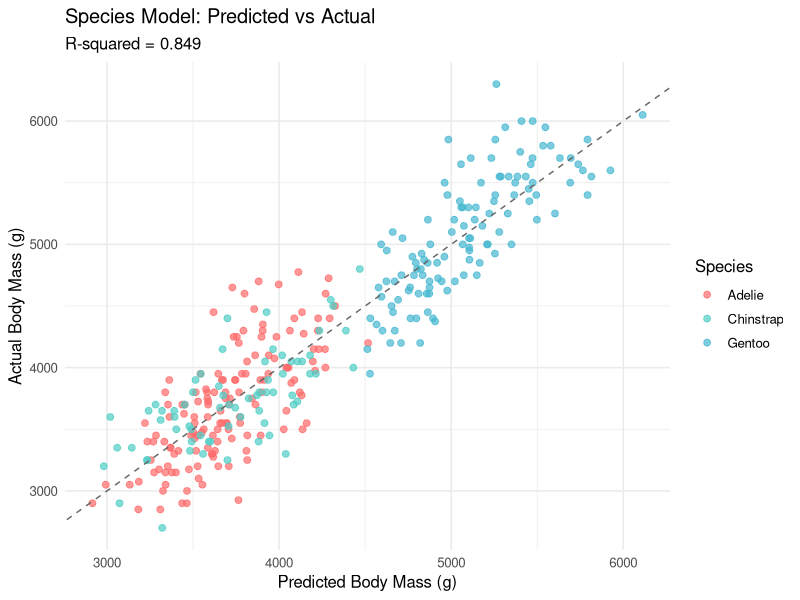
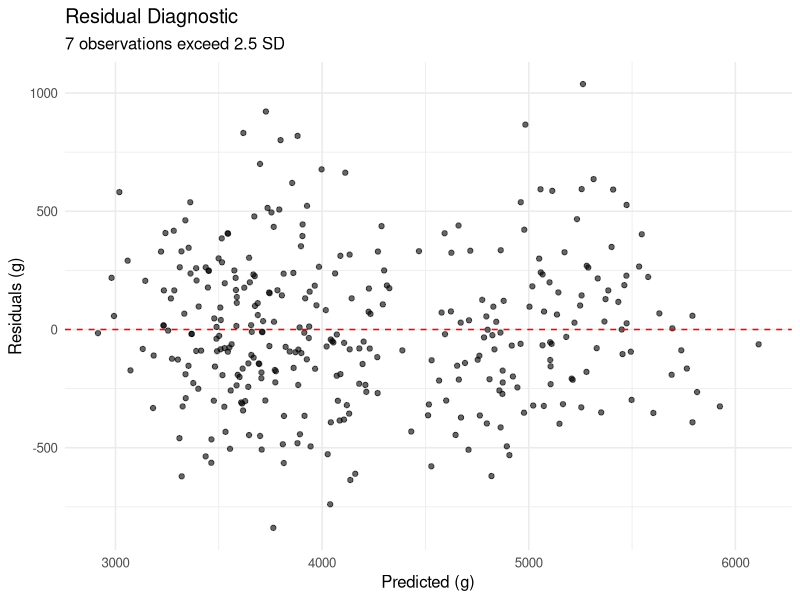

These charts were generated, in order, by the following R code:
## ---- chunk 1
library(palmerpenguins)
library(tidyverse)
library(broom)
library(car)
library(knitr)
library(patchwork)

theme_set(theme_minimal(base_size = 12))
penguin_colors <- c(
  "Adelie" = "#FF6B6B",
  "Chinstrap" = "#4ECDC4",
  "Gentoo" = "#45B7D1"
)

data(penguins)
penguins_clean <- penguins |> drop_na()
## ---- chunk 2
simple_model <- lm(
  body_mass_g ~ flipper_length_mm,
  data = penguins_clean
)

simple_metrics <- glance(simple_model)

cat(
  "Part 1 Baseline:\n",
  "  R-squared =",
  round(simple_metrics$r.squared, 3), "\n",
  "  Residual SE =",
  round(sigma(simple_model), 1), "grams\n"
)
## ---- chunk 3
multiple_model <- lm(
  body_mass_g ~ bill_length_mm +
    bill_depth_mm +
    flipper_length_mm,
  data = penguins_clean
)

multiple_metrics <- glance(multiple_model)
multiple_coef <- tidy(
  multiple_model,
  conf.int = TRUE
)

cat(
  "Multiple Regression Results:\n",
  "  R-squared:",
  round(multiple_metrics$r.squared, 3),
  "vs",
  round(simple_metrics$r.squared, 3),
  "(simple)\n",
  "  Residual SE:",
  round(sigma(multiple_model), 1), "grams\n"
)
## ---- chunk 4
vif_values <- vif(multiple_model)

cat("Multicollinearity Check (VIF):\n")
for (i in seq_along(vif_values)) {
  status <- ifelse(vif_values[i] < 5, "[OK]", "[!]")
  cat(
    sprintf(
      "  %s: %.1f %s\n",
      names(vif_values)[i],
      vif_values[i],
      status
    )
  )
}
## ---- chunk 5
cat("Coefficients (95% CI):\n")
for (i in 2:nrow(multiple_coef)) {
  cat(
    sprintf(
      "  %s: %.1f [%.1f, %.1f] g/mm\n",
      multiple_coef$term[i],
      multiple_coef$estimate[i],
      multiple_coef$conf.low[i],
      multiple_coef$conf.high[i]
    )
  )
}
## ---- chunk 6
species_model <- lm(
  body_mass_g ~ bill_length_mm +
    bill_depth_mm +
    flipper_length_mm +
    species,
  data = penguins_clean
)

species_metrics <- glance(species_model)
species_coef <- tidy(
  species_model,
  conf.int = TRUE
)

improvement <- (
  species_metrics$r.squared -
    multiple_metrics$r.squared
) * 100

cat(
  "Species Model Results:\n",
  "  R-squared:",
  round(species_metrics$r.squared, 3),
  "(up from",
  round(multiple_metrics$r.squared, 3), ")\n",
  "  Improvement: +",
  round(improvement, 1), "percentage points\n",
  "  RMSE:",
  round(sigma(species_model), 1), "grams\n"
)
## ---- chunk 7
species_effects <- species_coef |>
  filter(grepl("species", term))

cat(
  "Species Effects",
  "(vs Adelie baseline, 95% CI):\n"
)
for (i in seq_len(nrow(species_effects))) {
  sp_name <- gsub("species", "", species_effects$term[i])
  cat(
    sprintf(
      "  %s: %+.0f [%+.0f, %+.0f] grams\n",
      sp_name,
      species_effects$estimate[i],
      species_effects$conf.low[i],
      species_effects$conf.high[i]
    )
  )
}
## ---- chunk 8
#| label: fig-species-model
#| fig-cap: "Predicted vs actual body mass from
#|   the species model, color-coded by species.
#|   Points clustering tightly along the diagonal
#|   indicate strong predictive performance
#|   (R-squared = 0.849)."
#| fig-alt: "Scatter plot showing predicted versus
#|   actual body mass with species-colored points.
#|   The three species form distinct clusters, and
#|   the overall pattern follows a tight diagonal
#|   line from lower-left to upper-right."

penguins_pred <- penguins_clean |>
  mutate(
    predicted = predict(species_model),
    residual = residuals(species_model)
  )

ggplot(
  penguins_pred,
  aes(x = predicted, y = body_mass_g, color = species)
) +
  geom_point(alpha = 0.7, size = 2) +
  geom_abline(
    slope = 1,
    intercept = 0,
    linetype = "dashed",
    color = "grey40"
  ) +
  scale_color_manual(values = penguin_colors) +
  labs(
    title = "Species Model: Predicted vs Actual",
    subtitle = paste(
      "R-squared =",
      round(species_metrics$r.squared, 3)
    ),
    x = "Predicted Body Mass (g)",
    y = "Actual Body Mass (g)",
    color = "Species"
  ) +
  theme_minimal(base_size = 12)
## ---- chunk 9
r2_simple <- simple_metrics$r.squared
r2_multiple <- multiple_metrics$r.squared
r2_species <- species_metrics$r.squared

cat(
  "Model Progression:\n",
  sprintf(
    "  Simple (Part 1):     R-squared = %.3f\n",
    r2_simple
  ),
  sprintf(
    "  Multiple predictors: R-squared = %.3f (%+.1f pts)\n",
    r2_multiple, (r2_multiple - r2_simple) * 100
  ),
  sprintf(
    "  + Species:           R-squared = %.3f (%+.1f pts)\n",
    r2_species, (r2_species - r2_multiple) * 100
  ),
  "\n",
  "Residual standard error:",
  round(sigma(simple_model), 0), "->",
  round(sigma(species_model), 0), "grams\n"
)
## ---- chunk 10
new_examples <- data.frame(
  species = c("Adelie", "Chinstrap", "Gentoo"),
  flipper_length_mm = c(190, 195, 220),
  bill_length_mm = c(39, 48, 47),
  bill_depth_mm = c(18, 17, 15)
)

predictions <- predict(
  species_model,
  newdata = new_examples,
  interval = "prediction",
  level = 0.95
)

cat("Prediction Examples (95% intervals):\n")
for (i in seq_len(nrow(new_examples))) {
  cat(
    sprintf(
      "  %s: %.0f g [%.0f, %.0f]\n",
      new_examples$species[i],
      predictions[i, 1],
      predictions[i, 2],
      predictions[i, 3]
    )
  )
}
## ---- chunk 11
#| label: fig-diagnostics
#| fig-cap: "Residuals versus predicted values for
#|   the species model. The absence of systematic
#|   patterns suggests that the linear
#|   specification is adequate."
#| fig-alt: "Scatter plot of residuals versus
#|   predicted values showing a roughly symmetric
#|   cloud of points centered on zero, with no
#|   visible fan shape or curvature."

species_residuals <- residuals(species_model)
outliers <- sum(abs(scale(species_residuals)) > 2.5)

diagnostic_data <- data.frame(
  predicted = predict(species_model),
  residuals = species_residuals
)

ggplot(
  diagnostic_data,
  aes(x = predicted, y = residuals)
) +
  geom_point(alpha = 0.6) +
  geom_hline(
    yintercept = 0,
    color = "red",
    linetype = "dashed"
  ) +
  labs(
    title = "Residual Diagnostic",
    subtitle = paste(
      outliers,
      "observations exceed 2.5 SD"
    ),
    x = "Predicted (g)",
    y = "Residuals (g)"
  ) +
  theme_minimal(base_size = 12)
## ---- chunk 12
#| echo: false
sessionInfo()
